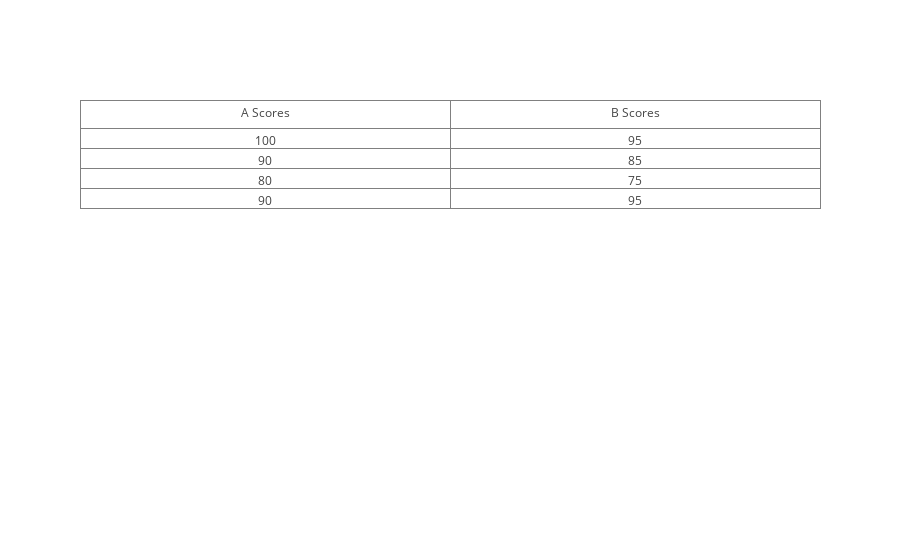

The code cell stored with this chart in its notebook:
### Code cell
import plotly.graph_objs as go

trace = go.Table(
    header=dict(values=['A Scores', 'B Scores']),
    cells=dict(values=[[100, 90, 80, 90],
                       [95, 85, 75, 95]]))

data = [trace] 
pyo.iplot(data, filename = 'basic_table')

### Figure 1 — Plotly figure (JSON) as saved in the notebook; plotly's stock layout.template omitted (floating-point values rounded to 4 significant figures)
{"data": [{"cells": {"values": [[100, 90, 80, 90], [95, 85, 75, 95]]}, "header": {"values": ["A Scores", "B Scores"]}, "type": "table", "uid": "21f4ce6b-50da-416b-a788-15acf47b3217"}], "layout": {}}
